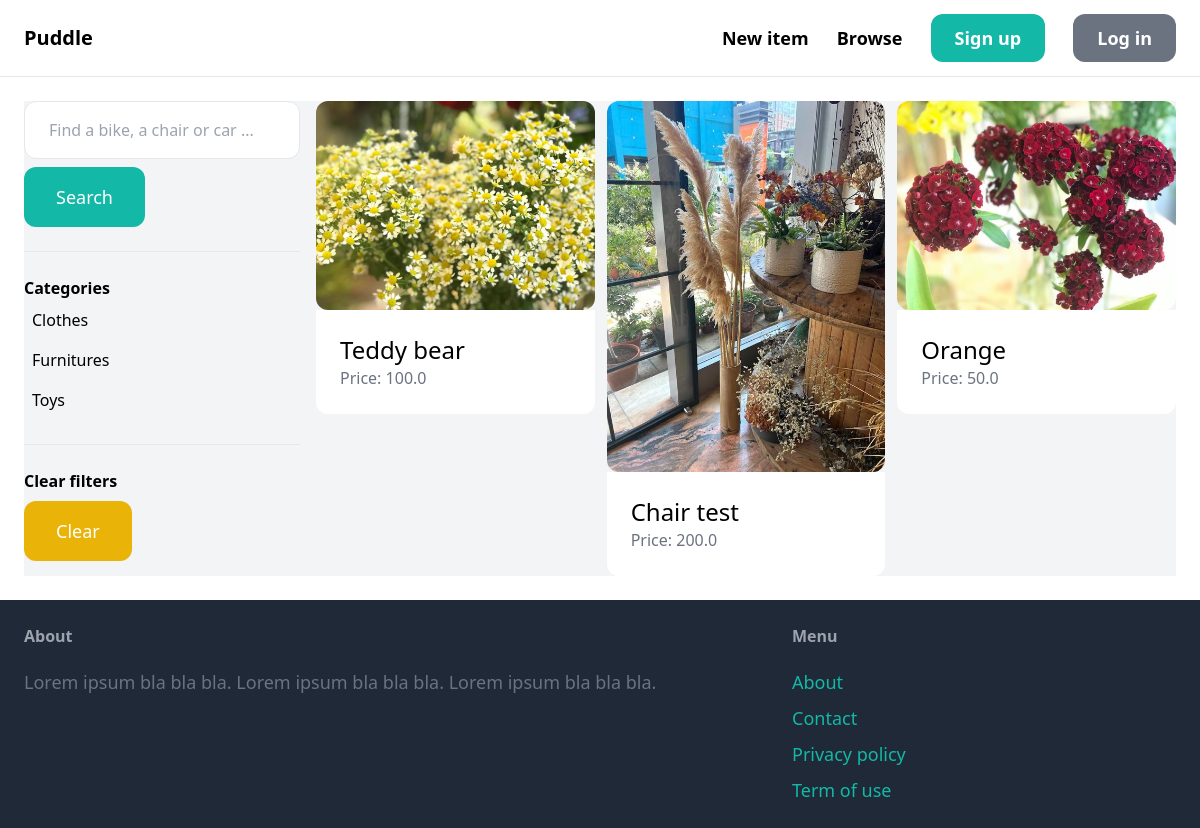
The app's page /items/ with its own data.
### item/models.py (models this page shows, shortened)
class Category(models.Model):
  name = models.CharField(max_length=255)
  class Meta:
    ordering = ('name',)
    verbose_name_plural = 'Categories'

class Item(models.Model):
    category = models.ForeignKey(Category, related_name='items', on_delete=models.CASCADE)
    name = models.CharField(max_length=255)
    description = models.TextField(blank=True, null=True)
    price = models.FloatField()
    image = models.ImageField(upload_to='item_images', blank=True, null=True)
    is_sold = models.BooleanField(default=False)
    created_by = models.ForeignKey(User, related_name='items', on_delete=models.CASCADE)
    created_at = models.DateTimeField(auto_now_add=True)

### item/views.py (the view)
# urls.py: path('', views.items, name='items'),
def items(request):
    query = request.GET.get('query', '')
    category_id = request.GET.get('category', 0)
    categories = Category.objects.all()
    items = Item.objects.filter(is_sold=False)
    if category_id:
        items = items.filter(category_id=category_id)
    if query:
        items = items.filter(Q(name__icontains=query) | Q(description__icontains=query) )
    return render(request, 'item/items.html',{
        'items': items,
        'query': query,
        'categories': categories,
        'category_id':  int(category_id),
    })

### item/templates/Item/items.html (shortened to what this page needs)
{% extends 'core/base.html' %}
{% block content %}
    <div class="pd-6 grid grid-cols-4 gap-4 bg-gray-100">
      <div class="col-span-1">
        <form method="get" action="{% url 'item:items'%}">
          <input name="query" class="w-full py-4 px-6 border rounded-xl" type="text" value="{{ query }}" placeholder="Find a bike, a chair or car ...">
          <button class="mt-2 py-4 px-8 text-lg bg-teal-500 text-white rounded-xl">
            Search
          </button>
        </form>
        <hr class="my-6">
        <p class="font-semibold">Categories</p>
        <ul>
          {% for category in categories %}
          <li class="py-2 px-2 rounded-xl{% if category.id == category_id %} bg-gray-200{% endif %}">
              <a href="{% url 'item:items' %}?query={{ query }}&category={{ category.id }}">{{ category.name }}</a>
          </li>
      {% endfor %}
        </ul>
        <hr class="my-6">
        <p class="font-semibold">Clear filters</p>
        <ul>
          <li>
            <a href="{% url 'item:items' %}" class="mt-2 py-4 px-8 inline-block bg-yellow-500 text-lg rounded-xl text-white">Clear</a>
          </li>
        </ul>
      </div>
      <div class="col-span-3">
        <div class="grid grid-cols-3 gap-3">
          {% for item in items %}
            <div class="">
              <a href="{% url 'item:detail' item.id %}" class="">
                <div>
                  <img src="{{ item.image.url}}" class="rounded-xl" alt="">
                </div>
                <div class="p-6 bg-white rounded-b-xl">
                  <h2 class="text-2xl">{{ item.name }}</h2>
                  <p class="text-gray-500">Price: {{ item.price }}</p>
                </div>
              </a>
            </div>
          {% endfor %}
        </div>
      </div>
    </div>
{% endblock %}

### records on screen
Category: name "Clothes"
Category: name "Furnitures"
Category: name "Toys"
Item: image (picture), name "Teddy bear", price "100.0"
Item: image (picture), name "Chair test", price "200.0"
Item: image (picture), name "Orange", price "50.0"
